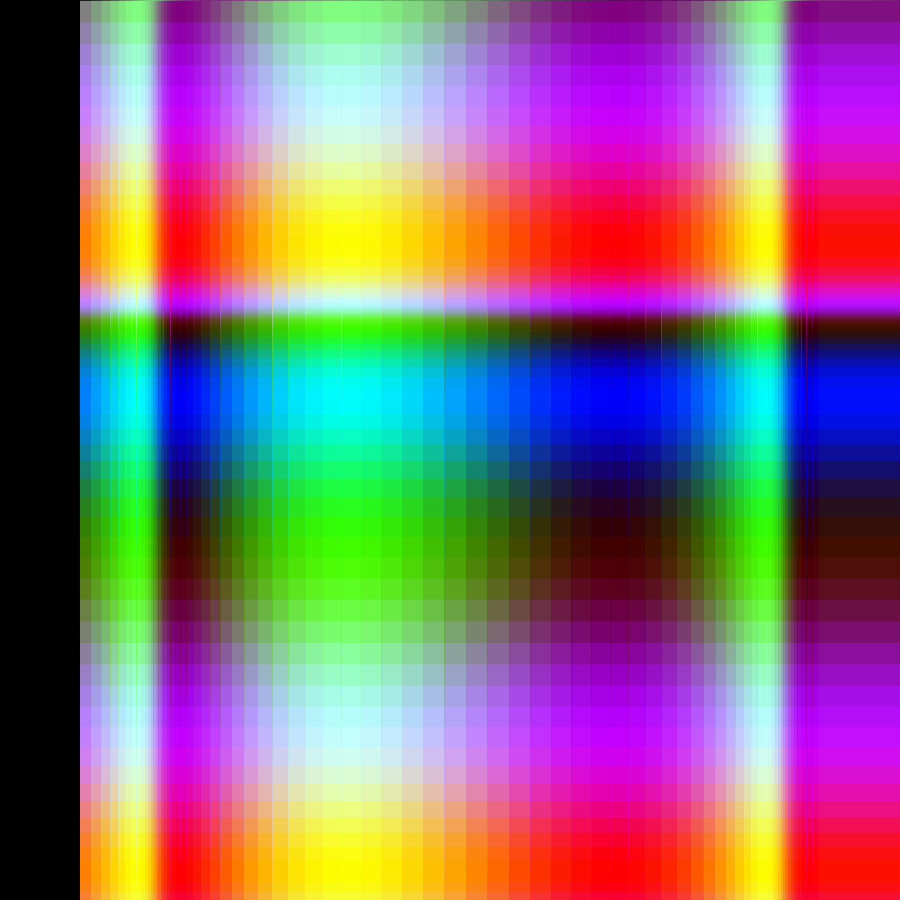
Frame 1 (no input)
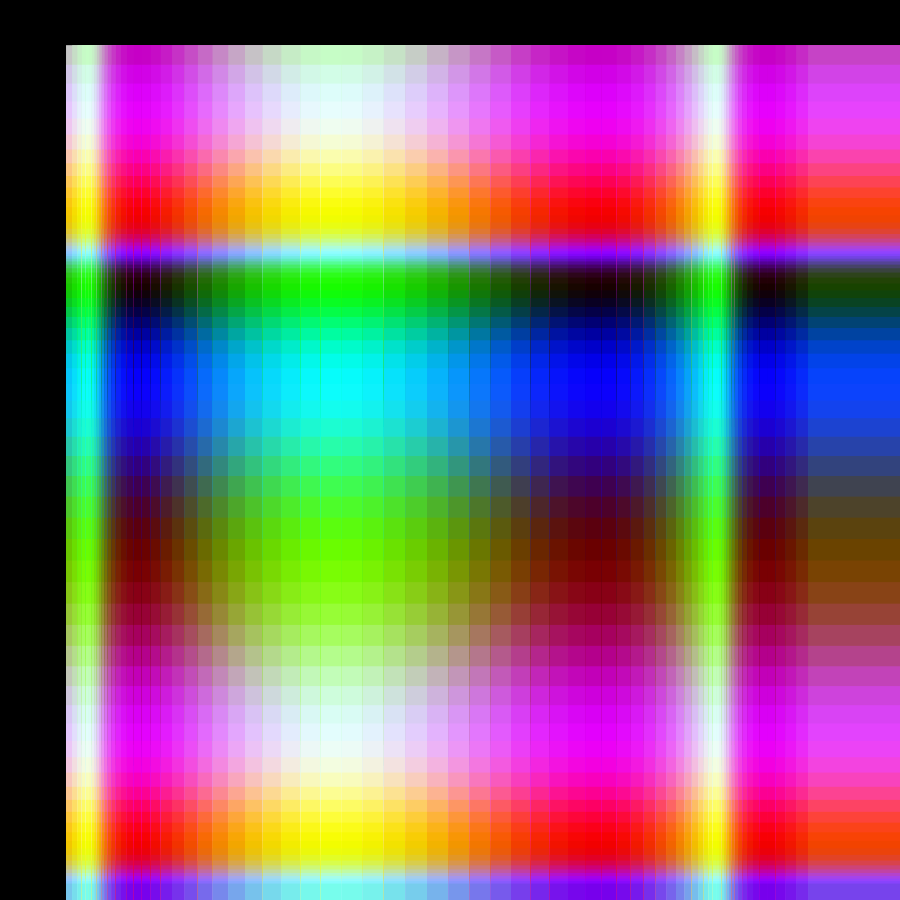
Frame 60 (the mouse pressed at the canvas centre just before this capture)
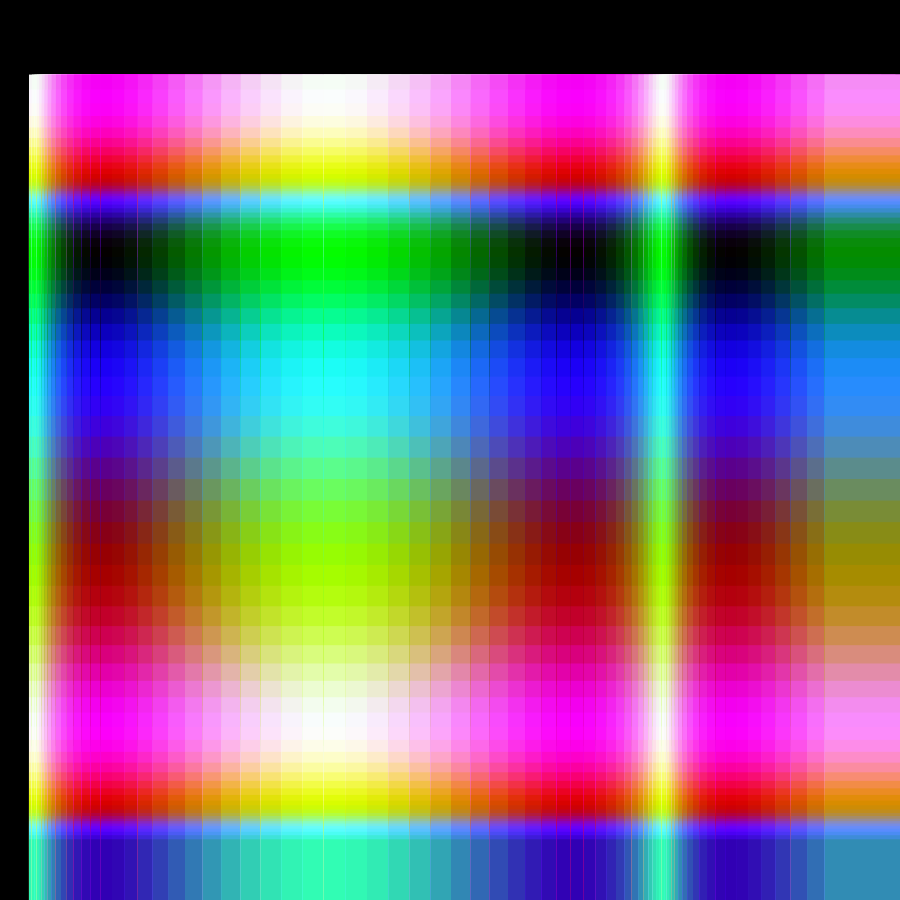
Frame 120 (the mouse held since frame 60 and released just before this capture)

The Processing sketch that drew these frames (run headless with seeded random() and noise(); from frame 60 on, the mouse is pressed at the canvas centre):

// Processing sketch: impulso_Ex5_fucoes_trigonometricas_grid
// ── impulso_Ex5_fucoes_trigonometricas_grid.pde
float t;

void setup () {
  size(900, 900);
}

void draw() {
  background(0);

  t += 0.01;

  for (int x = 0; x < width; x += 12) {
    for (int y = 0; y < height; y += 12) {
      
      //oscilando cada posição do grid 
      float cx = cos(x*0.01+t)*80;
      float sy = sin(y*0.01+t)*80;

      fill(
        127+sin(y*0.01+t)*127, 
        127+sin(x*0.02+t)*127, 
        127+sin(y*0.03+t)*127
        );
      noStroke();  
      rect(x+cx, y+sy, 120, 120);
    }
  }
}
